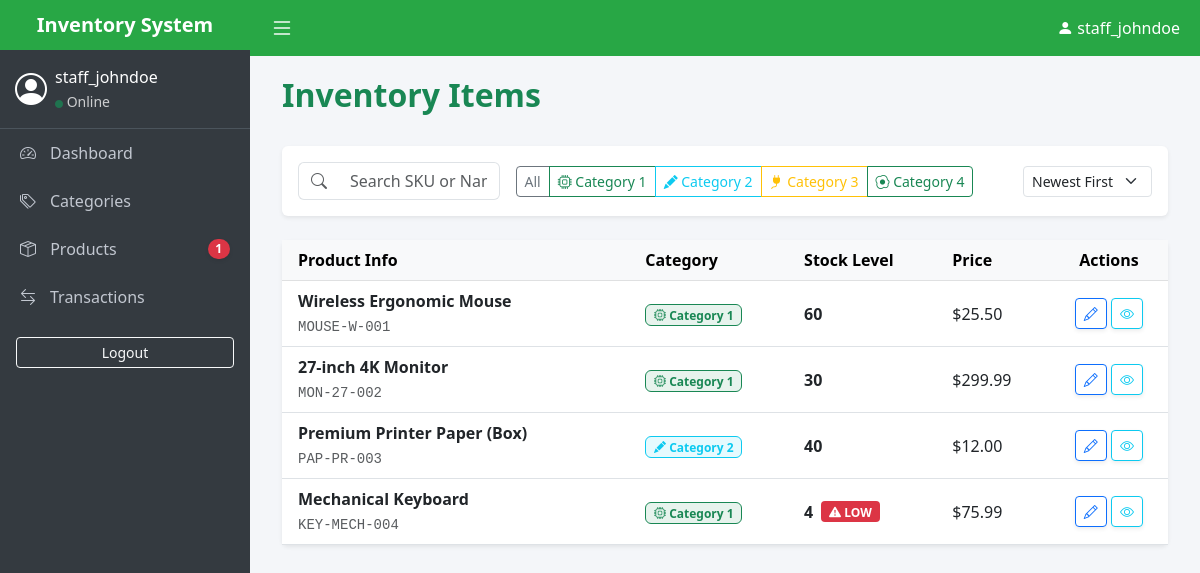
The page /products/ (signed in) on the database its author committed.
### products/models.py (models this page shows, shortened)
class Category(models.Model):
    name = models.CharField(max_length=100)
    description = models.TextField(blank=True, null=True)
    icon = models.CharField(max_length=50, default="bi-tag", help_text="Bootstrap icon class (e.g., bi-laptop)")
    color_theme = models.CharField(max_length=20, default="success", help_text="Bootstrap color (success, info, warning, primary)")
    class Meta:
        verbose_name_plural = "Categories"

class Product(models.Model):
    name = models.CharField(max_length=200)
    sku = models.CharField(max_length=50, unique=True, verbose_name="SKU")
    category = models.ForeignKey(
        Category,
        on_delete=models.SET_NULL,
        null=True,
        blank=True,
        related_name='products'
    )
    description = models.TextField(blank=True)
    unit_price = models.DecimalField(max_digits=10, decimal_places=2)
    current_stock = models.IntegerField(default=0)
    min_stock_level = models.IntegerField(default=5) # New threshold field
    supplier = models.ForeignKey(Supplier, on_delete=models.CASCADE, related_name='products')
    date_added = models.DateTimeField(auto_now_add=True)
    def is_low_stock(self):
        return self.current_stock <= self.min_stock_level

### products/views.py (the view)
# urls.py: path('', views.product_list, name='product_list'),
@login_required
@permission_required('products.view_product', raise_exception=True)
def product_list(request):
    products = Product.objects.select_related('category', 'supplier').all()
    categories = Category.objects.all()
    cat_id = request.GET.get('category')
    search_q = request.GET.get('search')
    sort_by = request.GET.get('sort', '-date_added')
    if cat_id and cat_id != 'all':
        products = products.filter(category_id=cat_id)
    if search_q:
        products = products.filter(name__icontains=search_q) | products.filter(sku__icontains=search_q)
    products = products.order_by(sort_by)
    context = {
        'products': products,
        'categories': categories,
    }
    if request.headers.get('HX-Request'):
        return render(request, 'products/partials/product_table.html', context)
    return render(request, 'products/product_list.html', context)

### products/context_processors.py (called while the page is built)
def low_stock_alerts(request):
    if request.user.is_authenticated:
        low_stock_products = [p for p in Product.objects.all() if p.is_low_stock()]
        return {
            'low_stock_count': len(low_stock_products),
            'low_stock_items': low_stock_products[:5] # Show only top 5 in dropdown
        }
    return {}

### products/templates/products/product_list.html (shortened to what this page needs)
{% extends 'base.html' %}
{% block content %}
<div class="container-fluid">
    <div class="d-flex justify-content-between align-items-center mb-4">
        <h2 class="fw-bold text-success">Inventory Items</h2>
    </div>
    <div class="card shadow-sm border-0 mb-4 p-3">
        <div class="row g-3 align-items-center">
            <div class="col-md-3">
                <div class="input-group">
                    <span class="input-group-text bg-white border-end-0 text-muted"><i class="bi bi-search"></i></span>
                    <input type="text" name="search" class="form-control border-start-0"
                           placeholder="Search SKU or Name..."
                           hx-get="{% url 'product_list' %}"
                           hx-trigger="keyup changed delay:300ms"
                           hx-target="#product-table-body"
                           hx-include="[name='category'], [name='sort']">
                </div>
            </div>
            <div class="col-md-7">
                <div class="btn-group btn-group-sm">
                    <button hx-get="{% url 'product_list' %}?category=all" hx-target="#product-table-body" class="btn btn-outline-secondary">All</button>
                    {% for cat in categories %}
                    <button hx-get="{% url 'product_list' %}?category={{ cat.id }}"
                            hx-target="#product-table-body"
                            class="btn btn-outline-{{ cat.color_theme }}">
                        <i class="bi {{ cat.icon }}"></i> {{ cat.name }}
                    </button>
                    {% endfor %}
                </div>
            </div>
            <div class="col-md-2">
                <select name="sort" class="form-select form-select-sm" hx-get="{% url 'product_list' %}" hx-target="#product-table-body">
                    <option value="-date_added">Newest First</option>
                </select>
            </div>
        </div>
    </div>
    <div class="card shadow-sm border-0">
        <div class="table-responsive">
            <table class="table table-hover align-middle mb-0">
                <thead class="table-light text-muted">
                    <tr>
                        <th class="ps-3">Product Info</th>
                        <th>Category</th>
                        <th>Stock Level</th>
                        <th>Price</th>
                        <th class="text-center">Actions</th>
                    </tr>
                </thead>
                <tbody id="product-table-body">
                    {% include 'products/partials/product_table.html' %}
                </tbody>
            </table>
        </div>
    </div>
</div>
{% endblock %}

### templates/base.html (shortened to what this page needs)
<!DOCTYPE html>
<html lang="en">
<head>
    <link href="https://cdn.jsdelivr.net/npm/bootstrap@5.3.0/dist/css/bootstrap.min.css" rel="stylesheet">
    <link rel="stylesheet" href="https://cdn.jsdelivr.net/npm/bootstrap-icons@1.11.1/font/bootstrap-icons.css">
</head>
<body>
    <div class="d-flex">
        {% if user.is_authenticated %}
        <nav class="sidebar" id="sidebar">
            <div class="main-header fw-bold fs-5 text-center">Inventory System</div>
            <div class="user-panel d-flex align-items-center">
                <i class="bi bi-person-circle fs-2 me-2"></i>
                <div>
                    <div>{{ user.username }}</div>
                    <small class="text-white opacity-75"><i class="bi bi-circle-fill text-success" style="font-size: 8px;"></i> Online</small>
                </div>
            </div>
            <ul class="nav flex-column">
                <li class="nav-item">
                    <a href="{% url 'dashboard' %}" class="nav-link"><i class="bi bi-speedometer2"></i> Dashboard</a>
                </li>
                <li class="nav-item">
                    <a href="{% url 'category_list' %}" class="nav-link"><i class="bi bi-tags"></i> Categories</a>
                </li>
                <li class="nav-item">
                    <a href="{% url 'product_list' %}" class="nav-link d-flex justify-content-between align-items-center">
                        <span><i class="bi bi-box-seam"></i> Products</span>
                        {% if low_stock_count > 0 %}
                            <span class="badge rounded-pill bg-danger shadow-sm" style="font-size: 0.75rem;">
                                {{ low_stock_count }}
                            </span>
                        {% endif %}
                    </a>
                </li>
                <li class="nav-item">
                    <a href="{% url 'transaction_list' %}" class="nav-link"><i class="bi bi-arrow-left-right"></i> Transactions</a>
                </li>
                <li class="nav-item">
                    <form method="post" action="{% url 'logout' %}" class="p-3">
                        <button class="btn btn-outline-light btn-sm w-100">Logout</button>
                    </form>
                </li>
            </ul>
        </nav>
        {% endif %}
        <div class="w-100">
            {% if user.is_authenticated %}
            <header class="main-header d-flex justify-content-between align-items-center">
                <button class="btn p-0 text-white border-0 shadow-none" id="sidebarToggle">
                    <i class="bi bi-list fs-4"></i>
                </button>
                <div class="d-flex align-items-center">
                    <i class="bi bi-person-fill me-1"></i> {{ user.username }}
                </div>
            </header>
            {% endif %}
            <main class="content-wrapper">
                {% block content %}{% endblock %}
            </main>
        </div>
    </div>
</body>
</html>

### products/templates/products/partials/product_table.html (shortened to what this page needs)
{% for p in products %}
<tr>
    <td class="ps-3">
        <div class="fw-bold">{{ p.name }}</div>
        <small class="text-muted font-monospace">{{ p.sku }}</small>
    </td>
    <td>
        {% if p.category %}
        <span class="badge bg-{{ p.category.color_theme }} bg-opacity-10 text-{{ p.category.color_theme }} border border-{{ p.category.color_theme }}">
            <i class="bi {{ p.category.icon }}"></i> {{ p.category.name }}
        </span>
        {% else %}
        <span class="badge bg-secondary">Uncategorized</span>
        {% endif %}
    </td>
    <td>
        <div class="d-flex align-items-center">
            <span class="fw-bold me-2">{{ p.current_stock }}</span>
            {% if p.is_low_stock %}
            <span class="badge bg-danger pulse-animation" title="Low Stock Warning">
                <i class="bi bi-exclamation-triangle-fill"></i> LOW
            </span>
            {% endif %}
        </div>
    </td>
    <td>${{ p.unit_price }}</td>
    <td class="text-center">
        <a href="{% url 'product_update' p.id %}" class="btn btn-sm btn-outline-primary shadow-sm"><i class="bi bi-pencil"></i></a>
        <a href="{% url 'product_detail' p.id %}" class="btn btn-sm btn-outline-info shadow-sm"><i class="bi bi-eye"></i></a>
    </td>
</tr>
{% endfor %}

### templates/base.html (style rules this page uses)
body { background-color: #f4f6f9; overflow-x: hidden; }
.sidebar { min-width: 250px; max-width: 250px; background: #343a40; color: #fff; min-height: 100vh; transition: all 0.3s ease-in-out; }
.sidebar .nav-link { color: #c2c7d0; padding: 12px 20px; display: flex; align-items: center; white-space: nowrap; }
.sidebar .nav-link i { margin-right: 10px; width: 20px; }
.main-header { background: #28a745; color: white; padding: 10px 20px; }
.user-panel { padding: 15px; border-bottom: 1px solid #4b545c; }
.content-wrapper { width: 100%; padding: 20px; }
.pulse-animation { animation: pulse-red 2s infinite; border-radius: 4px; }

### rows shown on the page
Category: name "Category 1"
Category: name "Category 2"
Category: name "Category 3"
Category: name "Category 4"
Product: name "Wireless Ergonomic Mouse", sku "MOUSE-W-001", category.name "Category 1", current_stock "60", unit_price "25.50"
Product: name "27-inch 4K Monitor", sku "MON-27-002", category.name "Category 1", current_stock "30", unit_price "299.99"
Product: name "Premium Printer Paper (Box)", sku "PAP-PR-003", category.name "Category 2", current_stock "40", unit_price "12.00"
Product: name "Mechanical Keyboard", sku "KEY-MECH-004", category.name "Category 1", current_stock "4", min_stock_level "LOW", unit_price "75.99"

### other values the page prints
{{ user.username }} "staff_johndoe"
{{ low_stock_count }} "1"
